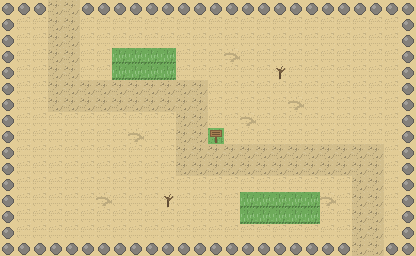

A level layout from a 2D game, rendered from its tile map. Below: a short description, then the map file with its tile-grid data intact:
An orthogonal 26x16 tile map with 16x16 px tiles, 1 tile layer (ground) and 9 objects (4x warp, 2x trainer, spawn, sign, npc).

<map version="1.10" orientation="orthogonal" renderorder="right-down" width="26" height="16" tilewidth="16" tileheight="16" infinite="0" nextobjectid="99">
 <properties><property name="weather" value="sandstorm" /><property name="encounter_chance" type="int" value="6" /></properties>
 <tileset firstgid="1" source="../tiles.tsx" />
 <layer id="1" name="ground" width="26" height="16">
  <data encoding="csv">
6,6,6,3,3,6,6,6,6,6,6,6,6,6,6,6,6,6,6,6,6,6,6,6,6,6,
6,8,8,3,3,8,8,8,8,8,8,8,8,8,8,8,8,8,8,8,8,8,8,8,8,6,
6,8,8,3,3,8,8,8,8,8,8,8,8,8,8,8,8,8,8,8,8,8,8,8,8,6,
6,8,8,3,3,8,8,2,2,2,2,8,8,8,7,8,8,8,8,8,8,8,8,8,8,6,
6,8,8,3,3,8,8,2,2,2,2,8,8,8,8,8,8,14,8,8,8,8,8,8,8,6,
6,8,8,3,3,3,3,3,3,3,3,3,3,8,8,8,8,8,8,8,8,8,8,8,8,6,
6,8,8,3,3,3,3,3,3,3,3,3,3,8,8,8,8,8,7,8,8,8,8,8,8,6,
6,8,8,8,8,8,8,8,8,8,8,3,3,8,8,7,8,8,8,8,8,8,8,8,8,6,
6,8,8,8,8,8,8,8,7,8,8,3,3,11,8,8,8,8,8,8,8,8,8,8,8,6,
6,8,8,8,8,8,8,8,8,8,8,3,3,3,3,3,3,3,3,3,3,3,3,3,8,6,
6,8,8,8,8,8,8,8,8,8,8,3,3,3,3,3,3,3,3,3,3,3,3,3,8,6,
6,8,8,8,8,8,8,8,8,8,8,8,8,8,8,8,8,8,8,8,8,8,3,3,8,6,
6,8,8,8,8,8,7,8,8,8,14,8,8,8,8,2,2,2,2,2,7,8,3,3,8,6,
6,8,8,8,8,8,8,8,8,8,8,8,8,8,8,2,2,2,2,2,8,8,3,3,8,6,
6,8,8,8,8,8,8,8,8,8,8,8,8,8,8,8,8,8,8,8,8,8,3,3,8,6,
6,6,6,6,6,6,6,6,6,6,6,6,6,6,6,6,6,6,6,6,6,6,3,3,6,6
</data>
 </layer>
 <objectgroup id="2" name="objects">
  <object id="1" name="warp" x="48" y="0" width="16" height="16"><properties><property name="to_map" value="verdant" /><property name="to_x" type="int" value="5" /><property name="to_y" type="int" value="12" /><property name="facing" value="up" /></properties></object>
  <object id="2" name="warp" x="64" y="0" width="16" height="16"><properties><property name="to_map" value="verdant" /><property name="to_x" type="int" value="6" /><property name="to_y" type="int" value="12" /><property name="facing" value="up" /></properties></object>
  <object id="3" name="warp" x="352" y="240" width="16" height="16"><properties><property name="to_map" value="duston" /><property name="to_x" type="int" value="3" /><property name="to_y" type="int" value="1" /><property name="facing" value="down" /></properties></object>
  <object id="4" name="warp" x="368" y="240" width="16" height="16"><properties><property name="to_map" value="duston" /><property name="to_x" type="int" value="4" /><property name="to_y" type="int" value="1" /><property name="facing" value="down" /></properties></object>
  <object id="5" name="spawn" x="48" y="32" width="16" height="16"><properties /></object>
  <object id="6" name="sign" x="208" y="112" width="16" height="16"><properties><property name="dialog" value="MIRAGE CROSSING - If you can read this, it's not a mirage." /></properties></object>
  <object id="7" name="npc" x="48" y="80" width="16" height="16"><properties><property name="display" value="Ranger Dune" /><property name="facing" value="up" /><property name="visible_unless" value="beat_fern" /><property name="dialog" value="Ranger Dune: Storm's too fierce for rookies.|Prove yourself to Warden Fern first." /></properties></object>
  <object id="8" name="trainer" x="192" y="128" width="16" height="16"><properties><property name="display" value="Hiker Bram" /><property name="facing" value="down" /><property name="sight" type="int" value="2" /><property name="party" value="roggenrola:11@oran-berry|drilbur:11" /><property name="prize" type="int" value="320" /><property name="flag" value="beat_bram" /><property name="before" value="Bram: These rocks LOVE a sandstorm!" /><property name="after" value="Bram: Solid as a... well, you know." /></properties></object>
  <object id="9" name="trainer" x="320" y="160" width="16" height="16"><properties><property name="display" value="Backpacker Sage" /><property name="facing" value="left" /><property name="sight" type="int" value="3" /><property name="party" value="sandile:12" /><property name="prize" type="int" value="300" /><property name="flag" value="beat_sage" /><property name="before" value="Sage: I crossed three deserts for this!" /><property name="after" value="Sage: Four deserts next time." /></properties></object>
 </objectgroup>
</map>
